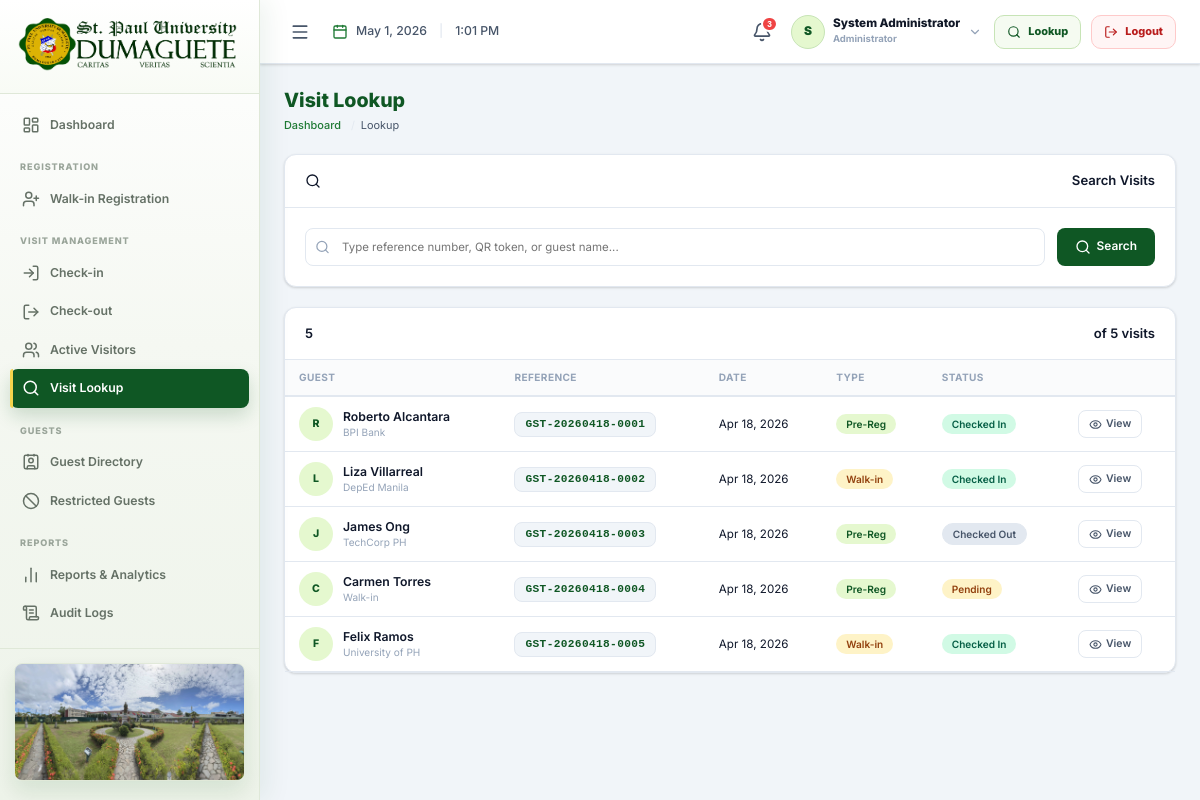
The page /public/visits/lookup.php (signed in) on the database its author committed.
### tables this page shows
CREATE TABLE IF NOT EXISTS `guest_visits` (
  `visit_id` INT(11) NOT NULL AUTO_INCREMENT,
  `guest_id` INT(11) NOT NULL,
  `visit_reference` VARCHAR(30) NOT NULL UNIQUE,        
  `qr_token` VARCHAR(100) DEFAULT NULL UNIQUE,          
  `registration_type` ENUM('pre_registered','walk_in') NOT NULL DEFAULT 'walk_in',
  `purpose_of_visit` TEXT NOT NULL,
  `visit_date` DATE NOT NULL,                           
  `expected_time_in` TIME DEFAULT NULL,                 
  `expected_time_out` TIME DEFAULT NULL,                
  `actual_check_in` DATETIME DEFAULT NULL,              
  `actual_check_out` DATETIME DEFAULT NULL,             
  `overall_status` ENUM('pending','checked_in','checked_out','cancelled','overstayed') NOT NULL DEFAULT 'pending',
  `has_vehicle` TINYINT(1) NOT NULL DEFAULT 0,
  `pass_number` VARCHAR(50) DEFAULT NULL,               
  `processed_by_guard_id` INT(11) DEFAULT NULL,         
  `notes` TEXT DEFAULT NULL,
  `created_at` DATETIME NOT NULL DEFAULT CURRENT_TIMESTAMP,
  `updated_at` DATETIME NOT NULL DEFAULT CURRENT_TIMESTAMP ON UPDATE CURRENT_TIMESTAMP,
  PRIMARY KEY (`visit_id`),
  FOREIGN KEY (`guest_id`) REFERENCES `guests`(`guest_id`) ON DELETE RESTRICT ON UPDATE CASCADE,
  FOREIGN KEY (`processed_by_guard_id`) REFERENCES `users`(`user_id`) ON DELETE SET NULL ON UPDATE CASCADE,
  INDEX `idx_visit_ref` (`visit_reference`),
  INDEX `idx_visit_qr` (`qr_token`),
  INDEX `idx_visit_date` (`visit_date`),
  INDEX `idx_visit_status` (`overall_status`)
);

CREATE TABLE IF NOT EXISTS `guests` (
  `guest_id` INT(11) NOT NULL AUTO_INCREMENT,
  `full_name` VARCHAR(150) NOT NULL,
  `contact_number` VARCHAR(20) DEFAULT NULL,
  `email` VARCHAR(150) DEFAULT NULL,
  `organization` VARCHAR(150) DEFAULT NULL,             
  `address` TEXT DEFAULT NULL,
  `id_type` VARCHAR(80) DEFAULT NULL,                   
  `id_number_masked` VARCHAR(50) DEFAULT NULL,          
  `photo_filename` VARCHAR(255) DEFAULT NULL,           
  `is_restricted` TINYINT(1) NOT NULL DEFAULT 0,        
  `restriction_reason` TEXT DEFAULT NULL,
  `created_at` DATETIME NOT NULL DEFAULT CURRENT_TIMESTAMP,
  `updated_at` DATETIME NOT NULL DEFAULT CURRENT_TIMESTAMP ON UPDATE CURRENT_TIMESTAMP,
  PRIMARY KEY (`guest_id`),
  INDEX `idx_guest_name` (`full_name`),
  INDEX `idx_guest_contact` (`contact_number`)
);

### includes/auth.php (called while the page is built, shortened)
<?php
require_once __DIR__ . '/helpers.php';
function getDashboardUrl(): string {
    return match ($_SESSION['user_role'] ?? '') {
        ROLE_ADMIN              => APP_URL . '/public/dashboard/admin.php',
        ROLE_GUARD              => APP_URL . '/public/dashboard/guard.php',
        ROLE_OFFICE_STAFF       => APP_URL . '/public/dashboard/office.php',
        ROLE_GUEST_HOUSE_STAFF  => APP_URL . '/public/dashboard/guest_house.php',
        default                 => APP_URL . '/public/auth/login.php',
    };
}

### includes/helpers.php (called while the page is built, shortened)
<?php
function e(string $str): string {
    return htmlspecialchars($str, ENT_QUOTES, 'UTF-8');
}
function formatDate(?string $date, string $format = 'M d, Y'): string {
    return date($format, strtotime($date));
}
function statusLabel(string $status): string {
    return match ($status) {
        'pending'        => 'Pending',
        'checked_in'     => 'Checked In',
        'checked_out'    => 'Checked Out',
        'cancelled'      => 'Cancelled',
        'overstayed'     => 'Overstayed',
        'arrived'        => 'Arrived',
        'in_service'     => 'In Service',
        'completed'      => 'Completed',
        'pre_registered' => 'Pre-Registered',
        'walk_in'        => 'Walk-in',
        'admin'          => 'Administrator',
        'guard'          => 'Guard / Reception',
        'office_staff'   => 'Office Staff',
        'guest_house_staff' => 'Guest House Staff',
        'reserved'       => 'Expected',
        'occupied'       => 'Occupied',
        'no_show'        => 'No-show',
        'available'      => 'Available',
        'maintenance'    => 'Maintenance',
        'inactive'       => 'Inactive',
        default          => ucfirst(str_replace('_', ' ', $status)),
    };
}

### public/visits/lookup.php (the view, shortened to what this page needs)
<?php
require_once __DIR__ . '/../../includes/auth.php';
require_once __DIR__ . '/../../includes/helpers.php';
$pageTitle = 'Visit Lookup'; $db = getDB();
$q = trim($_GET['q'] ?? ''); $results = [];
$stmt = $db->query("
    SELECT gv.visit_id, gv.visit_reference, gv.visit_date, gv.overall_status,
           gv.registration_type, gv.actual_check_in,
           g.full_name AS guest_name, g.organization
    FROM guest_visits gv
    JOIN guests g ON gv.guest_id=g.guest_id
    ORDER BY gv.visit_date DESC, gv.created_at DESC
    LIMIT 500
");
$results = $stmt->fetchAll();
include __DIR__ . '/../../includes/header.php';
?>
<div class="page-top">
  <div><div class="page-title">Visit Lookup</div>
  <ul class="breadcrumb"><li><a href="<?= getDashboardUrl() ?>">Dashboard</a></li><li>Lookup</li></ul></div>
</div>
<div class="card" style="margin-bottom:20px;">
  <div class="card-header"><i data-lucide="search" style="width:16px;height:16px;vertical-align:middle;margin-right:6px;"></i>Search Visits</div>
  <div class="card-body">
    <form method="GET" style="display:flex;gap:12px;">
      <div class="table-search" style="flex:1;max-width:none;">
        <input type="text" id="lookupSearchInput" name="q" value="<?= e($q) ?>" placeholder="Type reference number, QR token, or guest name..." autofocus autocomplete="off" style="padding:11px 12px 11px 36px;">
      </div>
      <button type="submit" class="btn btn-primary"><i data-lucide="search"></i> Search</button>
    </form>
  </div>
</div>
<?php if (!empty($results)): ?>
<div class="card">
  <div class="card-header"><span id="lookupVisibleCount"><?= count($results) ?></span> of <?= count($results) ?> visits</div>
  <div class="table-responsive">
    <table class="data-table" id="lookupTable">
      <thead><tr><th>Guest</th><th>Reference</th><th>Date</th><th>Type</th><th>Status</th><th></th></tr></thead>
      <tbody>
      <?php foreach ($results as $r): ?>
      <tr data-search="<?= e(strtolower(($r['guest_name'] ?? '') . ' ' . ($r['visit_reference'] ?? '') . ' ' . ($r['organization'] ?? '') . ' ' . ($r['overall_status'] ?? '') . ' ' . ($r['registration_type'] ?? ''))) ?>">
        <td><div class="guest-cell"><div class="guest-avatar"><?= strtoupper(substr($r['guest_name'],0,1)) ?></div><div><div class="guest-name"><?= e($r['guest_name']) ?></div><div class="guest-ref"><?= e($r['organization']??'') ?></div></div></div></td>
        <td><span class="ref-chip"><?= e($r['visit_reference']) ?></span></td>
        <td style="font-size:.83rem;"><?= formatDate($r['visit_date']) ?></td>
        <td><span class="badge <?= $r['registration_type']==='walk_in'?'badge-warning':'badge-blue' ?>"><?= $r['registration_type']==='walk_in'?'Walk-in':'Pre-Reg' ?></span></td>
        <td><?php $sc=match($r['overall_status']){'pending'=>'badge-warning','checked_in'=>'badge-success','checked_out'=>'badge-secondary',default=>'badge-secondary'};?><span class="badge <?= $sc ?>"><?= statusLabel($r['overall_status']) ?></span></td>
        <td><a href="<?= APP_URL ?>/public/visits/view.php?id=<?= $r['visit_id'] ?>" class="btn-tbl btn-tbl-outline"><i data-lucide="eye"></i> View</a></td>
      </tr>
      <?php endforeach; ?>
      </tbody>
    </table>
  </div>
</div>
<?php endif; ?>
<?php include __DIR__ . '/../../includes/footer.php'; ?>

### rows shown on the page
guest_visits: guest.full_name "R", guest.full_name "Roberto Alcantara", guest.organization "BPI Bank", visit_reference "GST-20260418-0001", visit_date "Apr 18, 2026", registration_type "Pre-Reg", overall_status "Checked In"
guest_visits: guest.full_name "L", guest.full_name "Liza Villarreal", guest.organization "DepEd Manila", visit_reference "GST-20260418-0002", visit_date "Apr 18, 2026", registration_type "Walk-in", overall_status "Checked In"
guest_visits: guest.full_name "J", guest.full_name "James Ong", guest.organization "TechCorp PH", visit_reference "GST-20260418-0003", visit_date "Apr 18, 2026", registration_type "Pre-Reg", overall_status "Checked Out"
guest_visits: guest.full_name "C", guest.full_name "Carmen Torres", guest.organization "Walk-in", visit_reference "GST-20260418-0004", visit_date "Apr 18, 2026", registration_type "Pre-Reg", overall_status "Pending"
guest_visits: guest.full_name "F", guest.full_name "Felix Ramos", guest.organization "University of PH", visit_reference "GST-20260418-0005", visit_date "Apr 18, 2026", registration_type "Walk-in", overall_status "Checked In"

### other values the page prints
substr(currentUserName(), 0, 1) "S"
currentUserName() "System Administrator"
statusLabel(currentUserRole()) "Administrator"
$quickActionLabel "Lookup"
count($results) "5"
